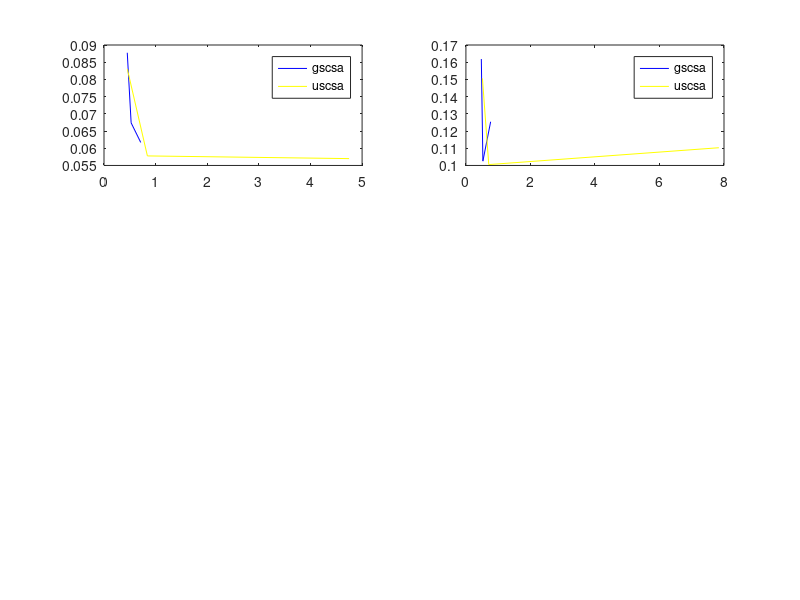

Source code (MATLAB):
uscsa_dl = [0.083004, 0.057772, 0.056990];
uscsa_ul = [0.45228, 0.84057, 4.7486];

gscsa_dl = [0.087747, 0.067380, 0.061682];
gscsa_ul = [0.45059, 0.52565, 0.71185];

new_uscsa_dl = [0.15060, 0.10051, 0.11030];
new_uscsa_ul = [0.51216, 0.70818 , 7.8406];

new_gscsa_dl = [0.16184, 0.10251, 0.12541];
new_gscsa_ul = [0.47769, 0.52616, 0.76654];


fig = figure()
subplot(3,2,1)
plot(gscsa_ul, gscsa_dl, 'Color', 'b')
hold on;
plot(uscsa_ul, uscsa_dl, 'Color', 'y')
legend({'gscsa','uscsa'});
hold off;
subplot(3,2,2);
  
plot(new_gscsa_ul, new_gscsa_dl, 'Color', 'b')
hold on;
plot(new_uscsa_ul, new_uscsa_dl, 'Color', 'y')
legend({'gscsa','uscsa'});
hold off;

